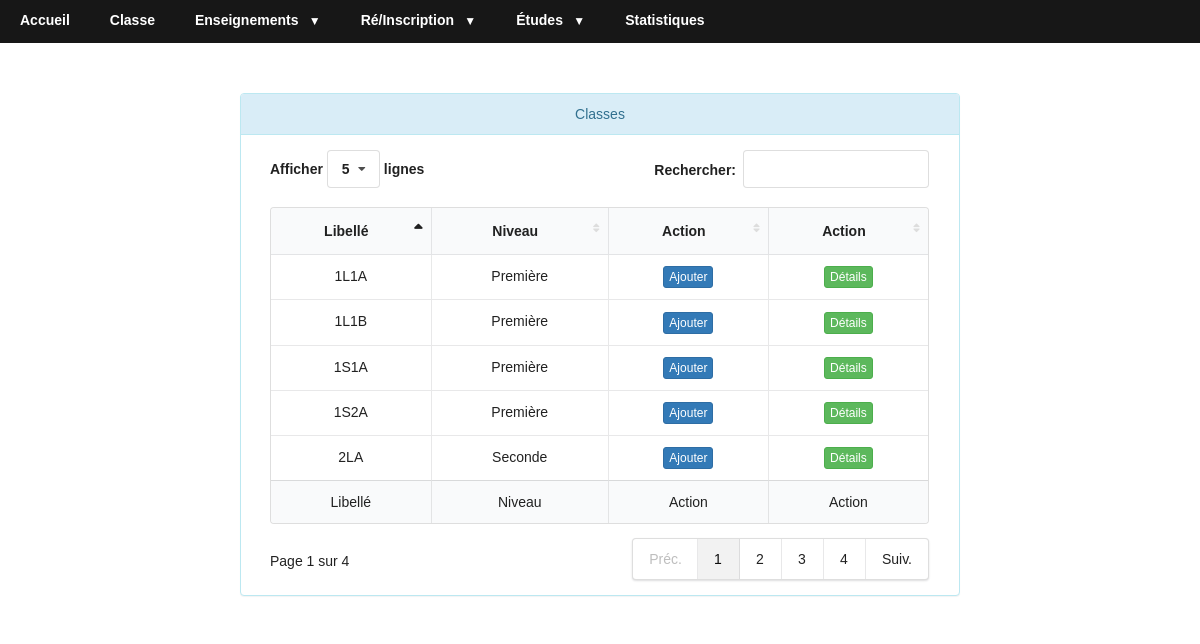
Screenshot of /?page=cours with the database file from the repository.
### tables this page shows
CREATE TABLE `classe` (
  `id` int(11) NOT NULL,
  `libelle` varchar(10) NOT NULL,
  `niveau` varchar(50) DEFAULT NULL,
  `montantInscription` int(11) NOT NULL,
  `serie` varchar(5) DEFAULT NULL,
  `mensualite` int(11) DEFAULT NULL
);

### public/web/rooting.php (called while the page is built)
<?php
function base_url()
{
    return "http://localhost/schoolproject/";
}
?>

### model/DB.php (called while the page is built, shortened)
<?php
    function getConnection()
    {
        $conn = mysqli_connect(HOST,USER,PASSWORD,DBNAME);
        mysqli_set_charset($conn,"utf8");
        return $conn;
    }
    function executeSQL($sql)
    {
        return mysqli_query(getConnection(), $sql);
    }

### model/ClasseDB.php (called while the page is built, shortened)
<?php
    function listeClasse()
    {
        $sql = "SELECT * FROM classe";
        return executeSQL($sql);
    }

### view/cours/index.php (the view, shortened to what this page needs)
<!doctype html>
<html lang="en">
<head>
    <link type="text/css" rel="stylesheet" href="<?php echo base_url(); ?>public/css/bootstrap.min.css"/>
    <link type="text/css" rel="stylesheet" href="<?php echo base_url(); ?>public/Semantic-UI-CSS-master/semantic.min.css"/>
    <link type="text/css" rel="stylesheet" href="<?php echo base_url(); ?>public/DataTables/DataTables-1.10.20/css/dataTables.semanticui.min.css"/>
</head>
<body>
<div class="container" style="margin-top: 50px; max-width: 750px">
    <div class="panel panel-info ">
        <div class="panel-heading" align="center">Classes</div>
        <div class="panel-body">
            <table id="example" class="ui celled table" style="width:100%; padding-left: auto; ">
                <thead>
                <tr>
                    <th style='text-align:center;'>Libellé</th>
                    <th style='text-align:center;'>Niveau</th>
                    <th style="text-align: center">Action </th>
                    <th style="text-align: center">Action </th>
                </tr>
                </thead>
                <tbody>
                <?php
                while($result=mysqli_fetch_row($classes))
                {
                    echo "
                            <tr>
                                <td style='text-align:center;'>$result[1]</td>
                                <td style='text-align:center;'>$result[2]</td>
                                <td><center><button type='button' class='btn btn-primary btn-xs add_cours_classe'
                                        data-toggle='modal' data-target='#myaddModal'
                                        data-idcl='$result[0]'
                                        data-libcl='$result[1]'>
                                        Ajouter
                                    </button></center>
                                </td>
                                <td><center><button type='button' class='btn btn-success btn-xs details_classe'
                                        data-toggle='modal' data-target='#mydetailModal'
                                        data-id='$result[0]'
                                        data-lib='$result[1]'>
                                        Détails
                                    </button></center>
                                </td>
                            </tr>
                            ";
                }
                ?>
                </tbody>
                <tfoot>
                <tr>
                    <th style='text-align:center;'>Libellé</th>
                    <th style='text-align:center;'>Niveau</th>
                    <th style="text-align: center">Action </th>
                    <th style="text-align: center">Action </th>
                </tr>
                </tfoot>
            </table>
        </div>
    </div>
</div>
                                <?php
                                include_once "../../model/DB.php";
                                include_once "../../model/MatiereDB.php";
                                    ?>
                                <?php
                                include_once "../../model/DB.php";
                                    ?>
</body>
</html>

### public/web/menu.php (style rules this page uses)
* { margin: 0px; padding: 0px; font-family: Avenir, sans-serif; }

### rows the page displays
classe: libelle "1S1A", niveau "Première"
classe: libelle "1L1B", niveau "Première"
classe: libelle "2LA", niveau "Seconde"
classe: libelle "1L1A", niveau "Première"
classe: libelle "1S2A", niveau "Première"
